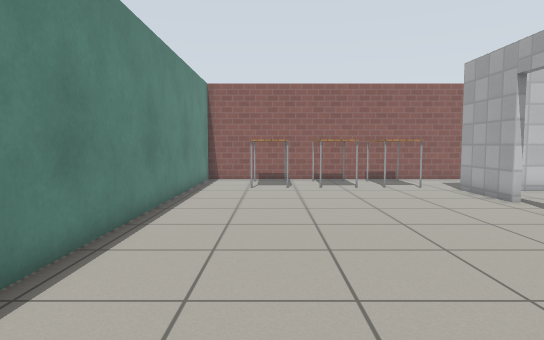
view 1 (above)

20 first-person views from a walk through a robot-simulator world made for Gazebo. The camera is 0.9 m above the floor, tilts 4° down and sees 75° across. The floor is counted in squares, 0.5 m on a side. Each view is taken from the middle of a square. On the plan, view 1 faces up. The plan holds only what a view shows up to about 17 squares ahead; the rest is blank. Robots are left out. Simple patterns stand in for the simulator's built-in surfaces.

view 2
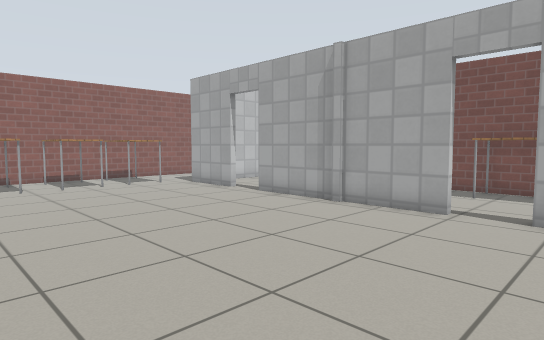

view 3
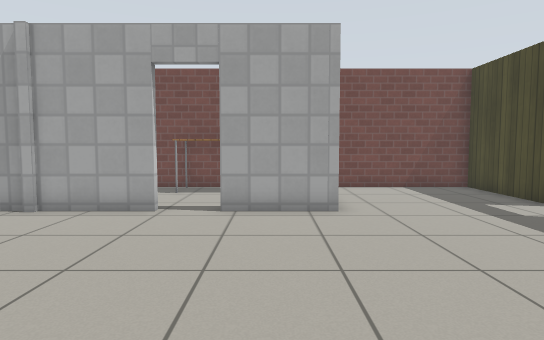

view 4
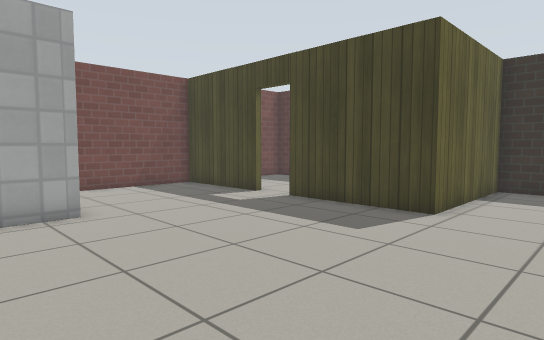

view 5
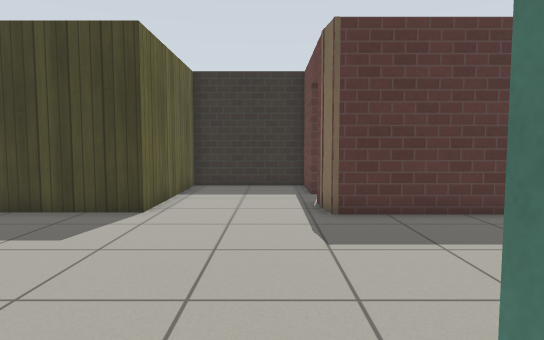

view 6
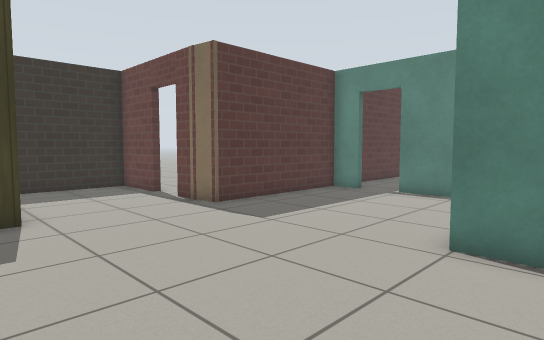

view 7
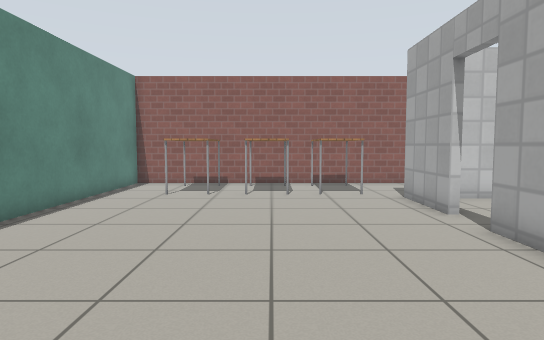

view 8
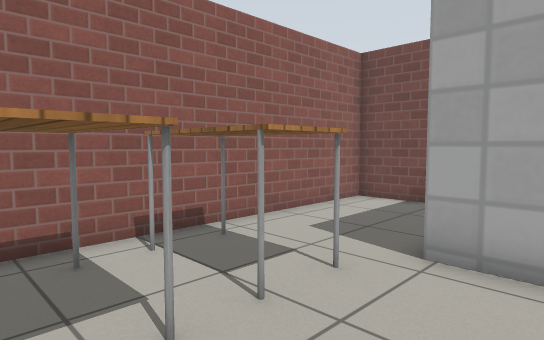

view 9
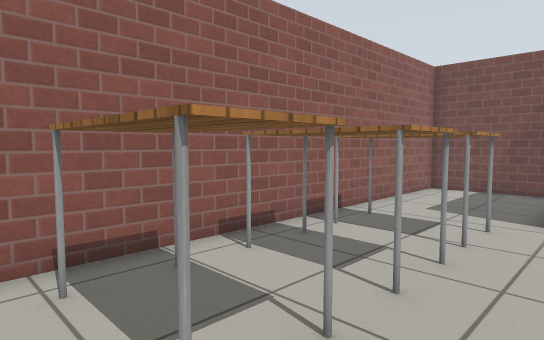

view 10
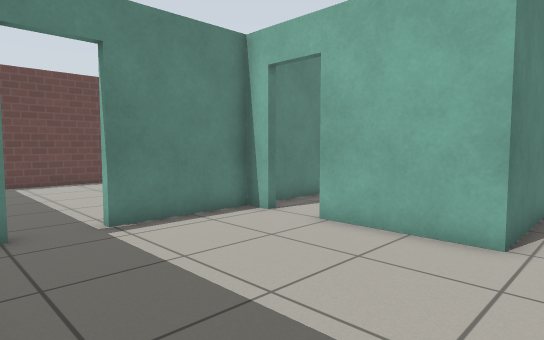

view 11
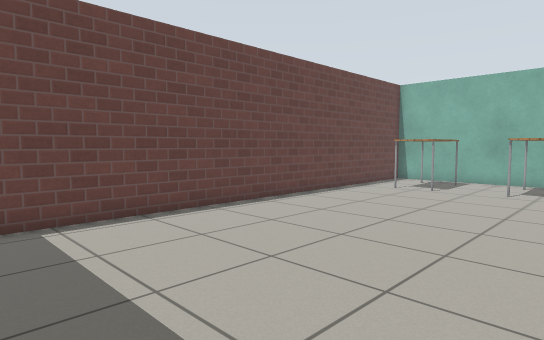

view 12
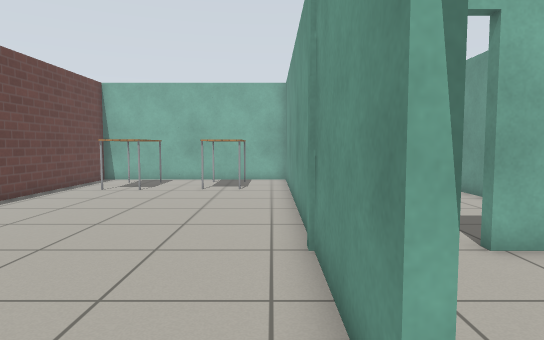

view 13
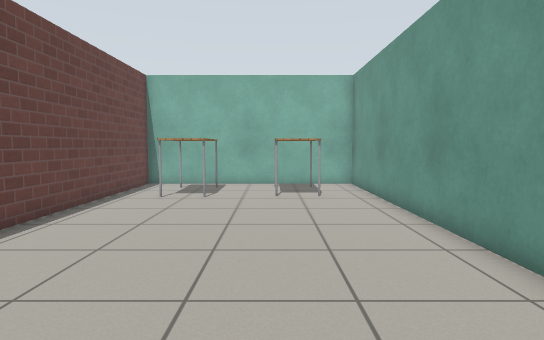

view 14
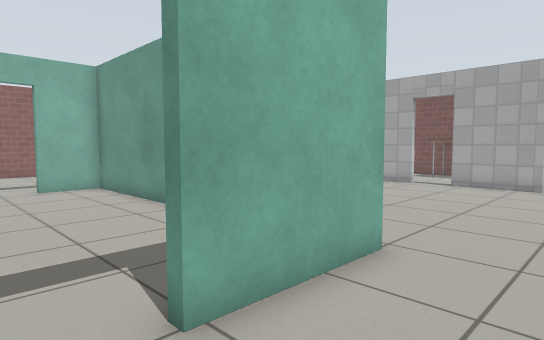

view 15
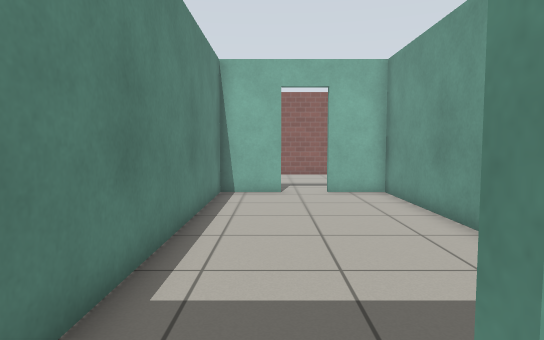

view 16
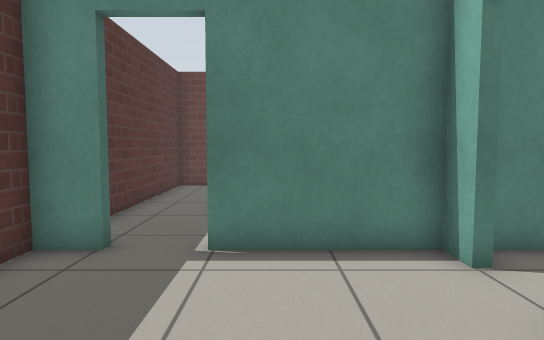

view 17
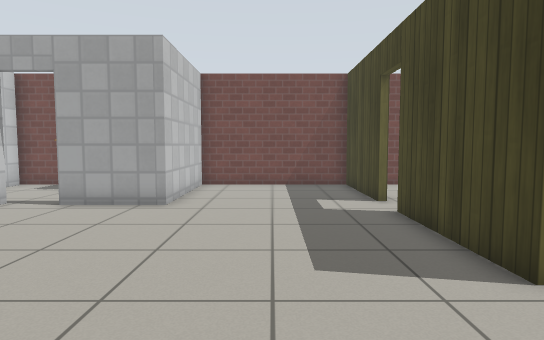

view 18
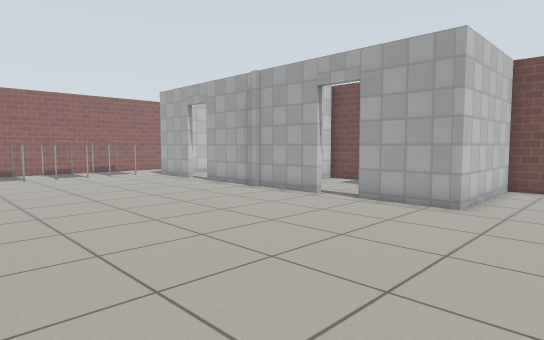

view 19
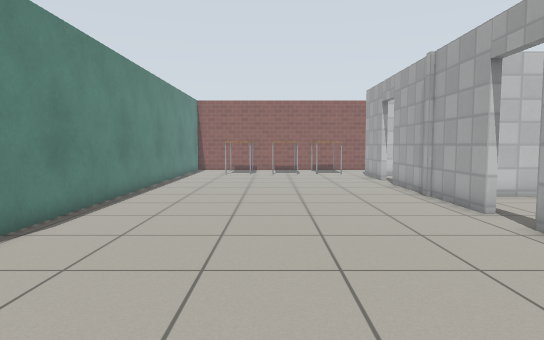

view 20
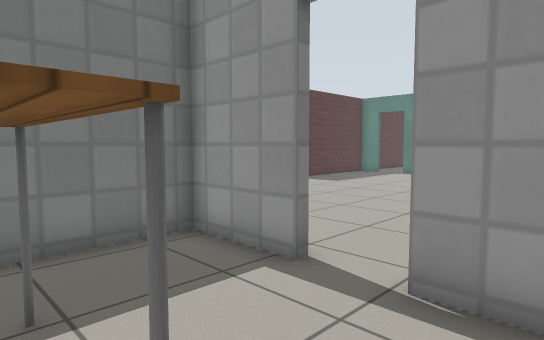

### Floor plan
Points are (right, up) in squares from view 1. A wall is a line through its corners. A room is listed if a view was taken in it or the views show most of it. See-through windows are left out.
Room 1 (views 1, 2, 3, 4, 5, 6, 7, 8, 9, 10, 14, 15, 16, 17, 18, 19)
walls: (7.6, 2.2) (7.6, 9.4); (7.6, 11.1) (7.6, 14.2); (-9, -2.1) (-10, -2.1) (-10, -6.1); (8.3, -9.4) (13.1, -9.4) (13.1, -2.8) (7.6, -2.8) (7.6, 0.5); (-3.4, -9.9) (-3.4, -11.1); (-10, -7.9) (-10, -9.1) (-3.6, -9.1) (-3.4, -10.3); (13.1, 14.9) (13.1, 18.7) (-3.4, 18.7) (-3.4, -2.1) (-7.4, -2.1); (-3.4, -12.9) (-3.4, -15.7) (1.4, -15.7) (1.4, -9.4) (6.5, -9.4)
ways out: open door at (-10, -7) to room 2; open door at (8, 1.5) to room 3; open door at (-8.5, -2); open door at (-3.8, -12); open door at (7.5, -9.5); open door at (8, 10.5)
objects: table (-1, 15) to (1, 18); table (2, 15) to (4, 18); table (5, 15) to (6, 18)
Room 2 (views 11, 12, 13)
walls: (-10.3, -6.1) (-10.3, 10.5) (-19.8, 10.5) (-19.8, -9.1) (-12.9, -9.1)
ways out: open door at (-10, -7) to room 1
objects: table (-18, 6) to (-16, 9); table (-14, 6) to (-12, 9)
Room 3 (view 20)
walls: (7.9, 0.5) (7.9, -2.5) (11.3, -2.5); (13.1, 1.1) (13.1, 5.4) (9.9, 5.4); (7.9, 3.6) (7.9, 2.2)
ways out: open door at (8, 1.5) to room 1
objects: table (11, 0) to (12, 3)

Where each view was taken, in squares from view 1:
view 1: 0 up, 0 right, facing up
view 2: 1 down, 2 left, facing up-right
view 3: 1 down, 2 left, facing right
view 4: 0 up, 2 left, facing down-right
view 5: 0 up, 2 left, facing down
view 6: 0 up, 3 right, facing down-left
view 7: 2 up, 3 right, facing up
view 8: 12 up, 2 right, facing up-right
view 9: 13 up, 2 left, facing up-right
view 10: 9 down, 2 left, facing up-left
view 11: 8 down, 11 left, facing up-left
view 12: 8 down, 11 left, facing up
view 13: 6 down, 14 left, facing up
view 14: 5 down, 9 left, facing up-right
view 15: 3 down, 8 left, facing up
view 16: 5 down, 4 left, facing left
view 17: 6 down, 3 left, facing right
view 18: 6 down, 3 left, facing up-right
view 19: 7 down, 2 right, facing up
view 20: 4 up, 12 right, facing down-left
